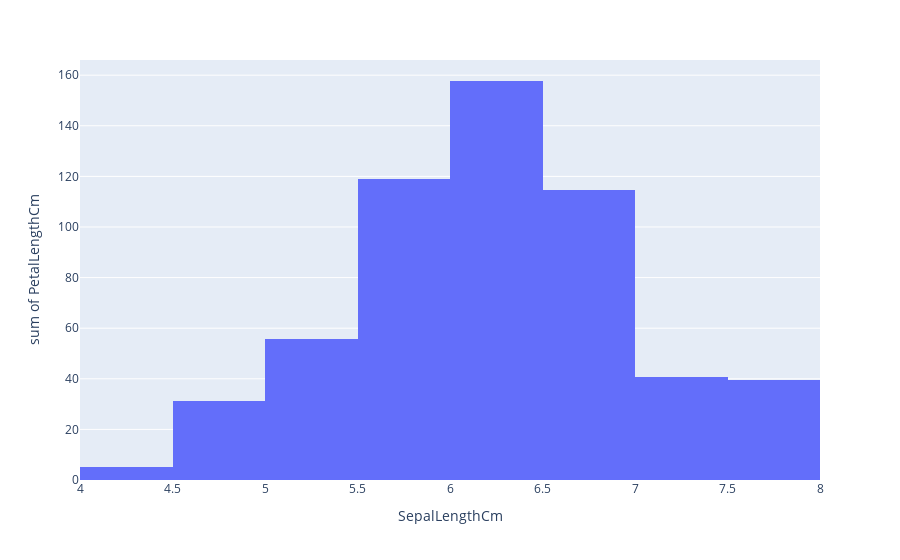

The notebook cell this image was saved under:
### Code cell
fig = px.histogram(df,x="SepalLengthCm",y="PetalLengthCm")
fig.show()

### Figure 1 — Plotly figure (JSON) as saved in the notebook; plotly's stock layout.template omitted (floating-point values rounded to 4 significant figures; data arrays with more than 128 entries replaced by an {"elided": "..."} marker saying what was removed)
{"data": [{"alignmentgroup": "True", "bingroup": "x", "histfunc": "sum", "hovertemplate": "SepalLengthCm=%{x}<br>sum of PetalLengthCm=%{y}<extra></extra>", "legendgroup": "", "marker": {"color": "#636efa", "pattern": {"shape": ""}}, "name": "", "offsetgroup": "", "orientation": "v", "showlegend": false, "type": "histogram", "x": {"elided": "150 float values"}, "xaxis": "x", "y": {"elided": "150 float values"}, "yaxis": "y"}], "layout": {"barmode": "relative", "legend": {"tracegroupgap": 0}, "margin": {"t": 60}, "xaxis": {"anchor": "y", "domain": [0, 1], "title": {"text": "SepalLengthCm"}}, "yaxis": {"anchor": "x", "domain": [0, 1], "title": {"text": "sum of PetalLengthCm"}}}}
